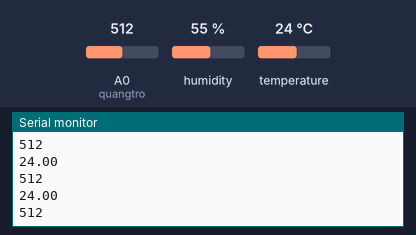
Bench run of a sketch on a simulated Arduino Uno, built with avr-gcc and run on an emulated ATmega328P. Parts: the last lines printed to the serial monitor. The inputs (shaded band) are chosen by the test bench; at power-on: temperature 24 °C, A0 (quangtro) = 512, humidity 55 %.

Above: at 1.3 s.
1.4 s: temperature set to 12 °C
At 2.86 s:
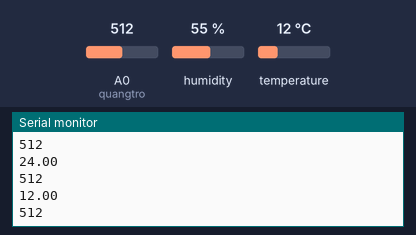
2.9 s: A0 (quangtro) set to 716
At 3.36 s:
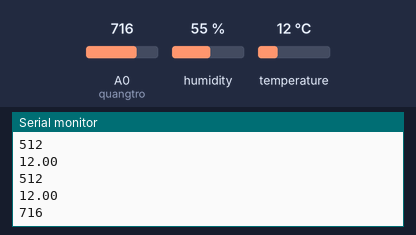
4.4 s: temperature set to 19 °C
At 4.89 s:
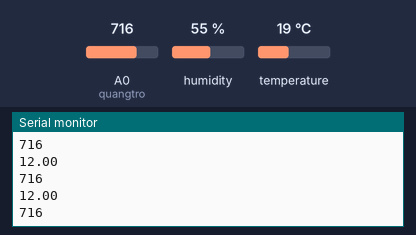
5.9 s: A0 (quangtro) set to 900
At 6.5 s:
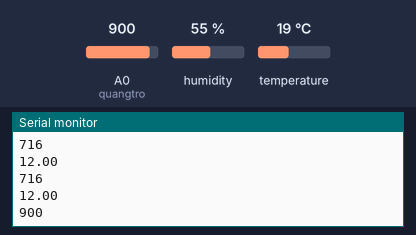
Timing chart, 0 to 8.4 s (numbered marks = the images above; inputs shaded):
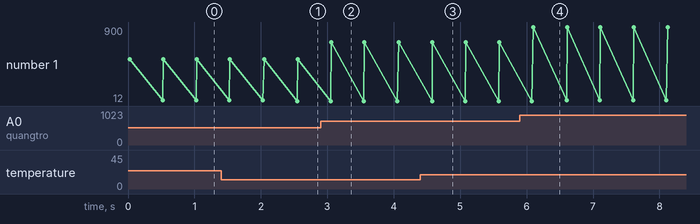

The sketch:

nhietdoHDT11.ino
```cpp
#include "DHT.h"
int dht_pin = 9;
int DHTTYPE = DHT11;
int quangtro = A0;
DHT dht(dht_pin, DHTTYPE);
void setup()
{
  Serial.begin(9600);
  dht.begin();
}
void loop()
{
  float h = dht.readHumidity();
  float t = dht.readTemperature();
  float tf = dht.readTemperature(true);
  int giatriQuangtro = analogRead(quangtro);
  Serial.println(giatriQuangtro);
  delay(500);
  Serial.println(t);
}
```

Measured:
- after the input at 1.4 s, the serial monitor: prints a new line after 1.2 s (image 1)
- after the input at 2.9 s, the serial monitor: prints a new line after 0.16 s (image 2)
- after the input at 5.9 s, the serial monitor: prints a new line after 0.20 s (image 4)
- plotted number 1: 512 → 716 after the input at 2.9 s, 716 → 900 after the input at 5.9 s
